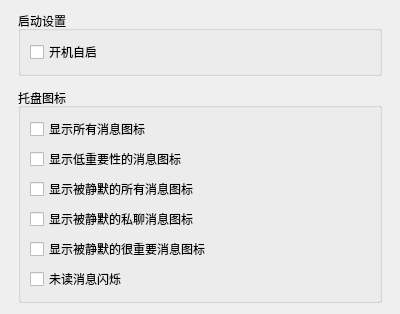
<?xml version="1.0" encoding="UTF-8"?>
<ui version="4.0">
 <class>ApplicationWidget</class>
 <widget class="QWidget" name="ApplicationWidget">
  <property name="geometry">
   <rect>
    <x>0</x>
    <y>0</y>
    <width>400</width>
    <height>300</height>
   </rect>
  </property>
  <property name="windowTitle">
   <string>Form</string>
  </property>
  <layout class="QVBoxLayout" name="verticalLayout">
   <property name="spacing">
    <number>12</number>
   </property>
   <property name="leftMargin">
    <number>18</number>
   </property>
   <property name="rightMargin">
    <number>18</number>
   </property>
   <item>
    <widget class="QGroupBox" name="groupBox_2">
     <property name="title">
      <string>启动设置</string>
     </property>
     <layout class="QVBoxLayout" name="verticalLayout_2">
      <item>
       <widget class="QCheckBox" name="startOnPowerOnCheck">
        <property name="text">
         <string>开机自启</string>
        </property>
       </widget>
      </item>
     </layout>
    </widget>
   </item>
   <item>
    <widget class="QGroupBox" name="groupBox">
     <property name="title">
      <string>托盘图标</string>
     </property>
     <layout class="QVBoxLayout" name="verticalLayout_3">
      <item>
       <widget class="QCheckBox" name="trayShowAllMessageIconCheck">
        <property name="toolTip">
         <string>包括显示与不显示横幅通知的都会显示在托盘中</string>
        </property>
        <property name="text">
         <string>显示所有消息图标</string>
        </property>
       </widget>
      </item>
      <item>
       <widget class="QCheckBox" name="trayShowLowImportanceMessageIconCheck">
        <property name="toolTip">
         <string>不足以显示横幅通知的低重要性图标，作为托盘提示</string>
        </property>
        <property name="text">
         <string>显示低重要性的消息图标</string>
        </property>
       </widget>
      </item>
      <item>
       <widget class="QCheckBox" name="trayShowAllSlientMessageIconCheck">
        <property name="text">
         <string>显示被静默的所有消息图标</string>
        </property>
       </widget>
      </item>
      <item>
       <widget class="QCheckBox" name="trayShowSlientPrivateMessageIconCheck">
        <property name="text">
         <string>显示被静默的私聊消息图标</string>
        </property>
       </widget>
      </item>
      <item>
       <widget class="QCheckBox" name="trayShowSlientSpecialMessageIconCheck">
        <property name="text">
         <string>显示被静默的很重要消息图标</string>
        </property>
       </widget>
      </item>
      <item>
       <widget class="QCheckBox" name="unreadFlickerCheck">
        <property name="text">
         <string>未读消息闪烁</string>
        </property>
       </widget>
      </item>
     </layout>
    </widget>
   </item>
   <item>
    <spacer name="verticalSpacer">
     <property name="orientation">
      <enum>Qt::Vertical</enum>
     </property>
     <property name="sizeHint" stdset="0">
      <size>
       <width>20</width>
       <height>257</height>
      </size>
     </property>
    </spacer>
   </item>
  </layout>
 </widget>
 <resources/>
 <connections/>
</ui>
